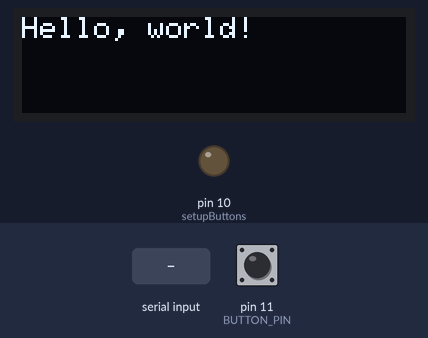
Bench run of a sketch on a simulated Arduino Uno, built with avr-gcc and run on an emulated ATmega328P. Shown: 128×32 one-colour display, output pins drawn as LEDs (lit = HIGH). Inputs (shaded band) come from the test bench; at power-on: pin 11 (BUTTON_PIN) HIGH. What the sketch prints to the serial monitor is not drawn.

Above: at 1.2 s.
1.3 s: pin 11 (BUTTON_PIN) pulled LOW for 0.15 s
At 1.7 s:
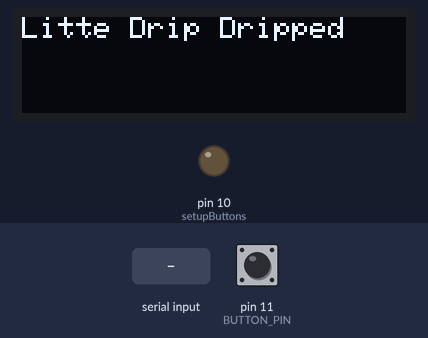
2.9 s: "F" received over Serial
At 4.1 s:
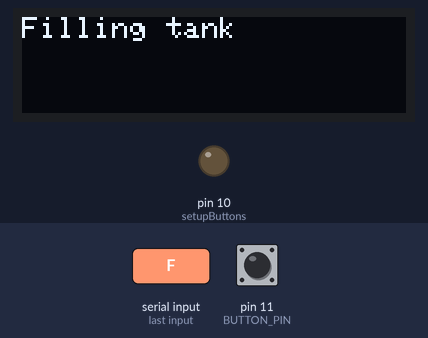
4.4 s: "D" received over Serial
At 5.4 s:
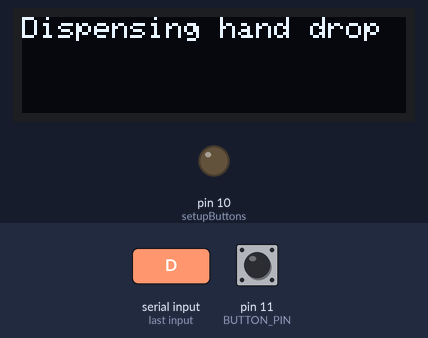
5.9 s: "R" received over Serial
At 6.6 s:
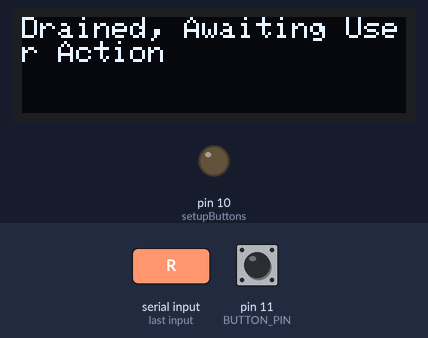
7.4 s: pin 11 (BUTTON_PIN) pulled LOW for 1 s
At 8.7 s:
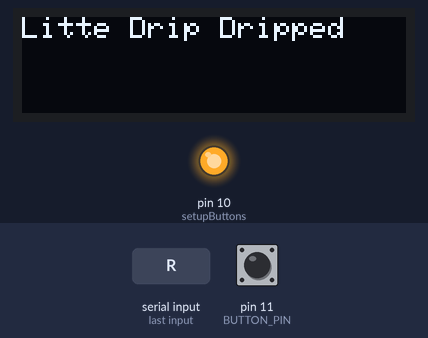
9.9 s: pin 11 (BUTTON_PIN) pulled LOW for 3.2 s
At 10.7 s:
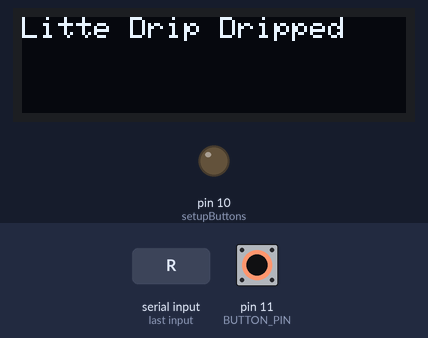
Timing chart, 0 to 12.9 s (numbered marks = the images above; inputs shaded):
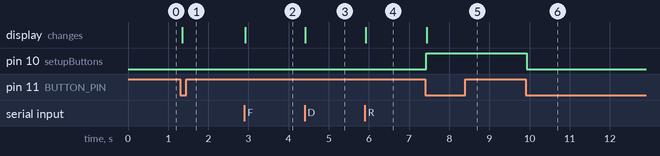

The sketch:

serialTriggerUnitTest.ino
```cpp
#include <SPI.h>
#include <Wire.h>
#include <Adafruit_GFX.h>
#include <Adafruit_SSD1306.h>
#include <Streaming.h> // Library for printing in streaming method
#include <Bounce2.h>   // Library for debouncing button

#define OLED_RESET -1		// Reset pin # (or -1 if sharing Arduino reset pin)
#define SCREEN_ADDRESS 0x3C ///< See datasheet for Address; 0x3D for 128x64, 0x3C for 128x32

#define SCREEN_WIDTH 128 // OLED display width, in pixels
#define SCREEN_HEIGHT 32 // OLED display height, in pixels
Adafruit_SSD1306 display(SCREEN_WIDTH, SCREEN_HEIGHT, &Wire, OLED_RESET);
Bounce button = Bounce();
const int BUTTON_PIN = 11;
void pollSerial()
{
	// if serrial command F is received, and trank is empty, fill tank
	// if serial command D is received, and tank is full, give a drop
	if (Serial.available() > 0)
	{
		char inChar = Serial.read();
		if (inChar == 'F') //&& largeTankState == EMPTY)
		{
			// Serial << "Filling tank" << endl;
			display.clearDisplay();
			display.setCursor(0, 0); // Start at top-left corner
			display.println(F("Filling tank"));
			display.display();

			// sumpPumpDispense();
		}
		else if (inChar == 'D')
		{ // && largeTankState == FULL) {
			// Serial << "Dispensing hand drop" << endl;
			// stepperDispense();
			display.clearDisplay();
			display.setCursor(0, 0); // Start at top-left corner
			display.println(F("Dispensing hand drop"));
			display.display();
		}
		else if (inChar == 'R')
		{
			display.clearDisplay();
			display.setCursor(0, 0); // Start at top-left corner
			display.println(F("Drained, Awaiting User Action"));
			display.display();
		}
	}
}

void setup()
{
	Serial.begin(9600);
	setupButtons();
	// SSD1306_SWITCHCAPVCC = generate display voltage from 3.3V internally
	if (!display.begin(SSD1306_SWITCHCAPVCC, SCREEN_ADDRESS))
	{
		Serial.println(F("SSD1306 allocation failed"));
		for (;;)
			; // Don't proceed, loop forever
	}
	display.clearDisplay();

	display.setTextSize(1);				 // Normal 1:1 pixel scale
	display.setTextColor(SSD1306_WHITE); // Draw white text
	display.setCursor(0, 0);			 // Start at top-left corner
	display.println(F("Hello, world!"));

	display.display();
}
bool ledState = false;
void loop()
{
	pollSerial();
	button.update(); // Update the Bounce instance :
	if (button.fell())
	{
		// Serial << "Button pressed" << endl;
		Serial.println('X');
		digitalWrite(10, ledState);
		ledState = !ledState;
		display.clearDisplay();
		display.setCursor(0, 0); // Start at top-left corner
		display.println(F("Litte Drip Dripped"));
		display.display();
	}
}

void setupButtons()
{
	button.attach(BUTTON_PIN, INPUT_PULLUP); // setup the bounce instance for the current button
	button.interval(30);					 // interval in ms
	pinMode(10, OUTPUT);
}
```

Measured:
- after the input at 1.3 s, the display: changes at once (image 1)
- after the input at 2.9 s, the display: changes at once (image 2)
- after the input at 4.4 s, the display: changes at once (image 3)
- after the input at 5.9 s, the display: changes at once (image 4)
- after the input at 7.4 s, pin 10 (setupButtons): LOW → HIGH at once; the display: changes at once (image 5)
- after the input at 9.9 s, pin 10 (setupButtons): HIGH → LOW at once
